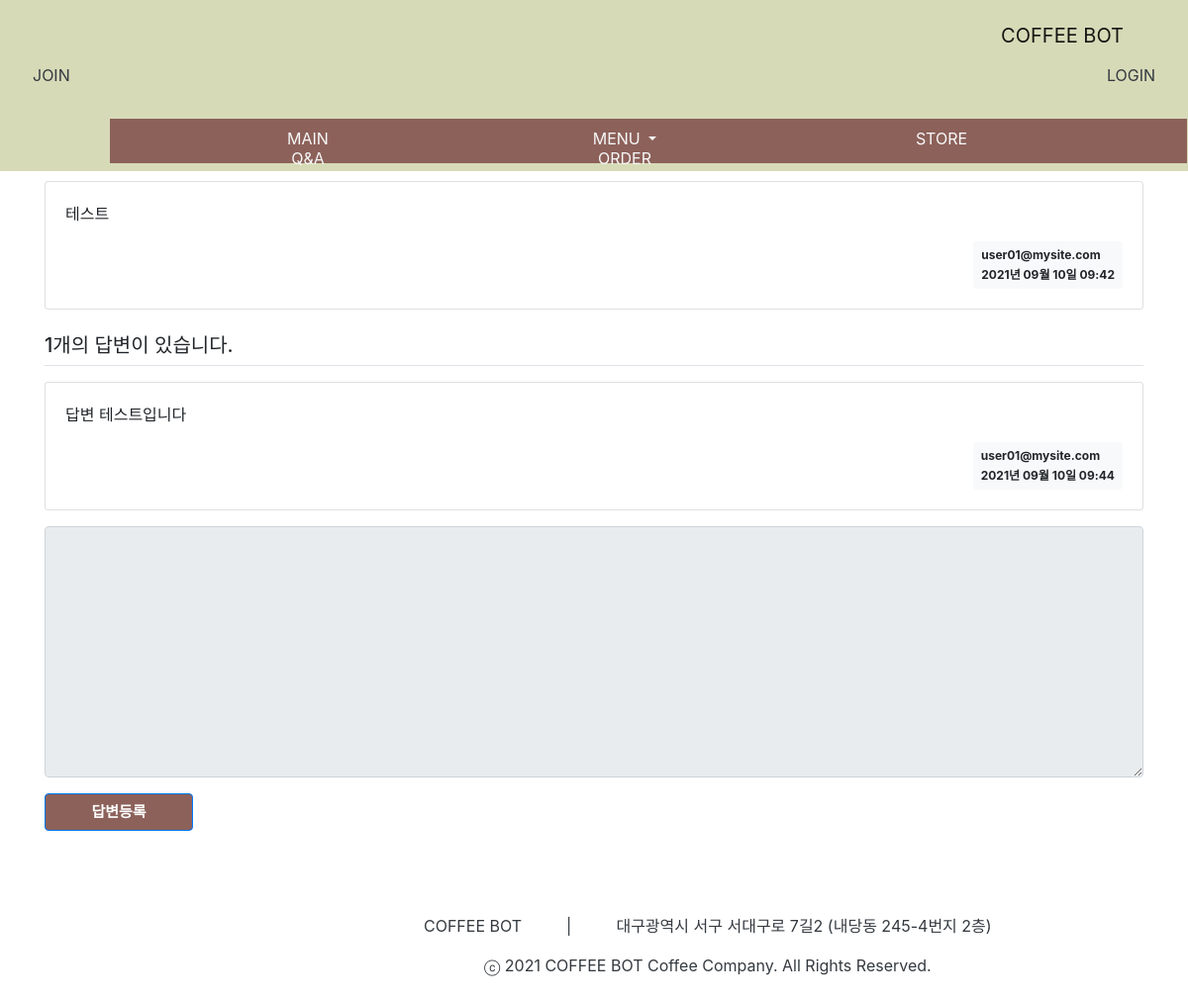
Screenshot of /question/detail/2/ with the database file from the repository.
### pybo/models.py (models this page shows)
class Question(db.Model):
    id = db.Column(db.Integer, primary_key=True)
    subject = db.Column(db.String(200), nullable=False)
    content = db.Column(db.Text(), nullable=False)
    create_date = db.Column(db.DateTime(), nullable=False)
    user_id = db.Column(db.String(200), db.ForeignKey('users.userId', ondelete='CASCADE'), nullable=True)
    user = db.relationship('Users', backref=db.backref('question_set'))

class Answer(db.Model):
    id = db.Column(db.Integer, primary_key=True)
    question_id = db.Column(db.Integer, db.ForeignKey('question.id', ondelete='CASCADE'))
    question = db.relationship('Question', backref=db.backref('answer_set'))
    content = db.Column(db.Text(), nullable=False)
    create_date = db.Column(db.DateTime(), nullable=False)
    user_id = db.Column(db.String(200), db.ForeignKey('users.userId', ondelete='CASCADE'), nullable=True)
    user = db.relationship('Users', backref=db.backref('answer_set'))

### pybo/views/question_views.py (the view)
@bp.route('/detail/<int:question_id>/')
def detail(question_id):
    form = AnswerForm()
    question = Question.query.get_or_404(question_id)
    return render_template('question/question_detail.html', question=question, form=form)

### pybo/forms.py
class AnswerForm(FlaskForm):
    content = TextAreaField('내용', validators=[DataRequired('내용은 필수입력 항목입니다.')])

### pybo/filter.py (called while the page is built)
def format_datetime(value, fmt='%Y년 %m월 %d일 %H:%M'):
    return value.strftime(fmt)

### pybo/views/auth_views.py (called while the page is built)
@bp.before_app_request
def load_logged_in_user():
    user_id = session.get('user_id')
    if user_id is None:
        g.user = None
    else:
        g.user = Users.query.get(user_id)

### pybo/templates/question/question_detail.html (shortened to what this page needs)
<!DOCTYPE html>
<html lang="en">
<head>
</head>
<body>
{% extends 'base.html' %}
{% block content %}
<link rel="stylesheet" href="{{ url_for('static', filename='tablestyle_detail.css') }}">
<section>
<div class="container my-3">
    <h2 class="border-bottom py-2">{{ question.subject }}</h2>
    <div class="card my-3">
        <div class="card-body">
            <div class="card-text">{{ question.content|markdown }}</div>
            <div class="d-flex justify-content-end">
                <div class="badge badge-light p-2 text-left">
                    <div class="mb-2">{{ question.user_id }}</div>
                    <div>{{ question.create_date|datetime }}</div>
                </div>
            </div>
        </div>
    </div>
    <h5 class="border-bottom my-3 py-2">{{ question.answer_set|length }}개의 답변이 있습니다.</h5>
    {% for answer in question.answer_set %}
    <div class="card my-3">
        <div class="card-body">
            <div class="card-text">{{ answer.content|markdown }}</div>
            <div class="d-flex justify-content-end">
                <div class="badge badge-light p-2 text-left">
                    <div class="mb-2">{{ answer.user_id }}</div>
                    <div>{{ answer.create_date|datetime }}</div>
                </div>
            </div>
        </div>
    </div>
    {% endfor %}
    <form action="{{ url_for('answer.create', question_id=question.id) }}" method="post" class="my-3">
        <div class="form-group">
            {% if session.get('user_id') %}
                <textarea name="content" id="content1" class="form-control" rows="10"></textarea>
            {% else %}
                <textarea disabled name="content" id="content2" class="form-control" rows="10"></textarea>
            {% endif %}
        </div>
        <input type="submit" value="답변등록" class="btn btn-primary" id="btn">
    </form>
</div>
</section>
    {% endblock %}

### pybo/static/tablestyle_detail.css (style rules this page uses)
section { padding-top: 8%; position: inherit; }
.card { position: inherit; }
#btn { height: 38px; width: 150px; text-align: center; font-size: 15px; background-color: #8C615A; color: #fff; font-weight: bolder; position: inherit; }

### rows the page displays
Question: content "테스트", user_id "user01@mysite.com", create_date "2021년 09월 10일 09:42"
Answer: content "답변 테스트입니다", user_id "user01@mysite.com", create_date "2021년 09월 10일 09:44"

### other values shown
{{ question.answer_set|length }} "1"
